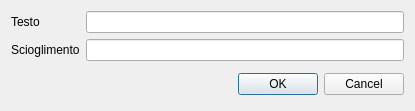
<?xml version="1.0" encoding="UTF-8"?>
<ui version="4.0">
 <class>LegendaDialog</class>
 <widget class="QDialog" name="LegendaDialog">
  <property name="geometry">
   <rect>
    <x>0</x>
    <y>0</y>
    <width>415</width>
    <height>111</height>
   </rect>
  </property>
  <property name="windowTitle">
   <string>Modifica legenda</string>
  </property>
  <layout class="QFormLayout" name="formLayout">
   <property name="fieldGrowthPolicy">
    <enum>QFormLayout::AllNonFixedFieldsGrow</enum>
   </property>
   <item row="0" column="0">
    <widget class="QLabel" name="label">
     <property name="text">
      <string>Testo</string>
     </property>
    </widget>
   </item>
   <item row="0" column="1">
    <widget class="QLineEdit" name="testo"/>
   </item>
   <item row="1" column="0">
    <widget class="QLabel" name="label_2">
     <property name="text">
      <string>Scioglimento</string>
     </property>
    </widget>
   </item>
   <item row="1" column="1">
    <widget class="QLineEdit" name="scioglimento"/>
   </item>
   <item row="3" column="0" colspan="2">
    <widget class="QDialogButtonBox" name="buttonBox">
     <property name="orientation">
      <enum>Qt::Horizontal</enum>
     </property>
     <property name="standardButtons">
      <set>QDialogButtonBox::Cancel|QDialogButtonBox::Ok</set>
     </property>
    </widget>
   </item>
   <item row="2" column="1">
    <widget class="CharSelector" name="widget_2" native="true"/>
   </item>
  </layout>
 </widget>
 <customwidgets>
  <customwidget>
   <class>CharSelector</class>
   <extends>QWidget</extends>
   <header>charselector.h</header>
   <container>1</container>
  </customwidget>
 </customwidgets>
 <resources/>
 <connections>
  <connection>
   <sender>buttonBox</sender>
   <signal>accepted()</signal>
   <receiver>LegendaDialog</receiver>
   <slot>accept()</slot>
   <hints>
    <hint type="sourcelabel">
     <x>248</x>
     <y>254</y>
    </hint>
    <hint type="destinationlabel">
     <x>157</x>
     <y>274</y>
    </hint>
   </hints>
  </connection>
  <connection>
   <sender>buttonBox</sender>
   <signal>rejected()</signal>
   <receiver>LegendaDialog</receiver>
   <slot>reject()</slot>
   <hints>
    <hint type="sourcelabel">
     <x>316</x>
     <y>260</y>
    </hint>
    <hint type="destinationlabel">
     <x>286</x>
     <y>274</y>
    </hint>
   </hints>
  </connection>
 </connections>
</ui>
